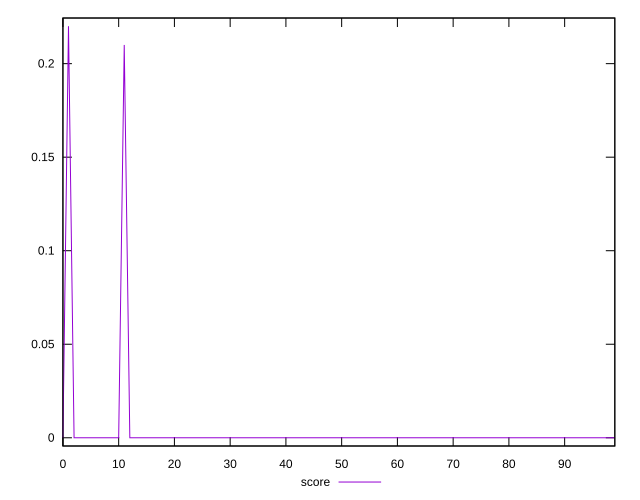

Recreate this plot in gnuplot.
reset

$score <<EOF
0 0
1 0.22
2 0
3 0
4 0
5 0
6 0
7 0
8 0
9 0
10 0
11 0.21
12 0
13 0
14 0
15 0
16 0
17 0
18 0
19 0
20 0
21 0
22 0
23 0
24 0
25 0
26 0
27 0
28 0
29 0
30 0
31 0
32 0
33 0
34 0
35 0
36 0
37 0
38 0
39 0
40 0
41 0
42 0
43 0
44 0
45 0
46 0
47 0
48 0
49 0
50 0
51 0
52 0
53 0
54 0
55 0
56 0
57 0
58 0
59 0
60 0
61 0
62 0
63 0
64 0
65 0
66 0
67 0
68 0
69 0
70 0
71 0
72 0
73 0
74 0
75 0
76 0
77 0
78 0
79 0
80 0
81 0
82 0
83 0
84 0
85 0
86 0
87 0
88 0
89 0
90 0
91 0
92 0
93 0
94 0
95 0
96 0
97 0
98 0
99 0
EOF

set key outside below
set xrange [0:99]
set yrange [-0.0044:0.2244]
set trange [-0.0044:0.2244]
set terminal svg size 640, 500 enhanced background rgb 'white'
set output "reprap/unused-javascript/samples/pages+cached+noexternal+nomedia+nocss/score/values.svg"

plot $score title "score" with line

reset
